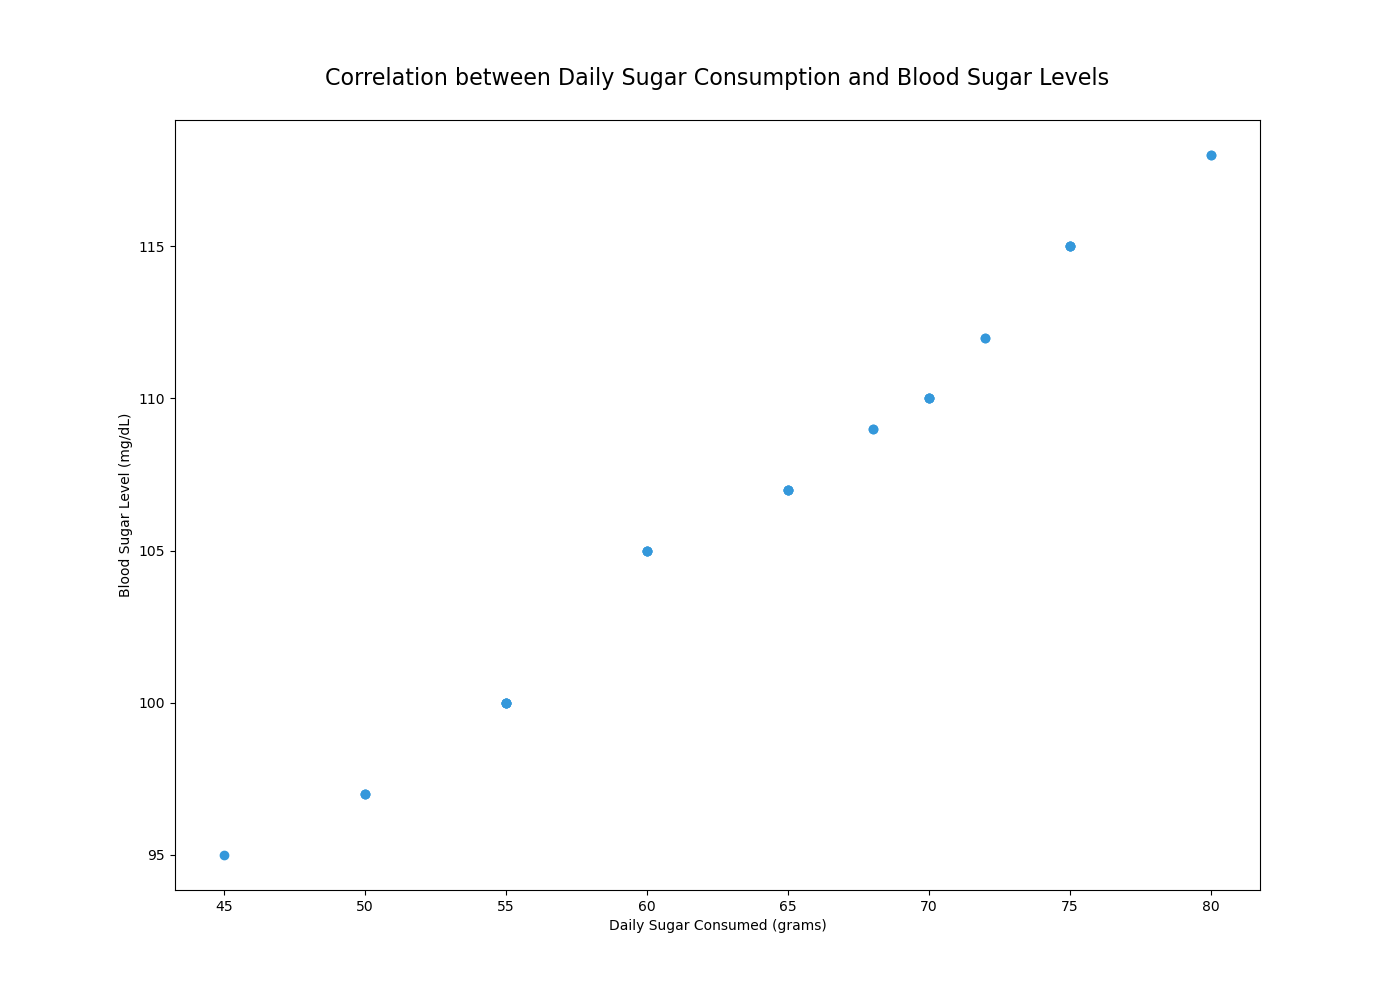

Write Python code to recreate this figure.

import matplotlib.pyplot as plt

# Data
day = [1, 2, 3, 4, 5, 6, 7, 8, 9, 10, 11, 12, 13, 14, 15, 16, 17, 18, 19, 20, 21, 22, 23, 24, 25, 26, 27, 28, 29, 30, 31]
sugar_consumed = [45, 60, 55, 70, 65, 75, 68, 50, 80, 55, 72, 65, 60, 75, 55, 70, 50, 65, 60, 80, 68, 55, 75, 70, 50, 72, 65, 60, 75, 55, 70]
blood_sugar_level = [95, 105, 100, 110, 107, 115, 109, 97, 118, 100, 112, 107, 105, 115, 100, 110, 97, 107, 105, 118, 109, 100, 115, 110, 97, 112, 107, 105, 115, 100, 110]

plt.figure(figsize=(14, 10))
plt.scatter(sugar_consumed, blood_sugar_level, color='#3498DB')
plt.xlabel('Daily Sugar Consumed (grams)')
plt.ylabel('Blood Sugar Level (mg/dL)')
plt.title('Correlation between Daily Sugar Consumption and Blood Sugar Levels', fontsize=16, pad=25)
plt.show()
